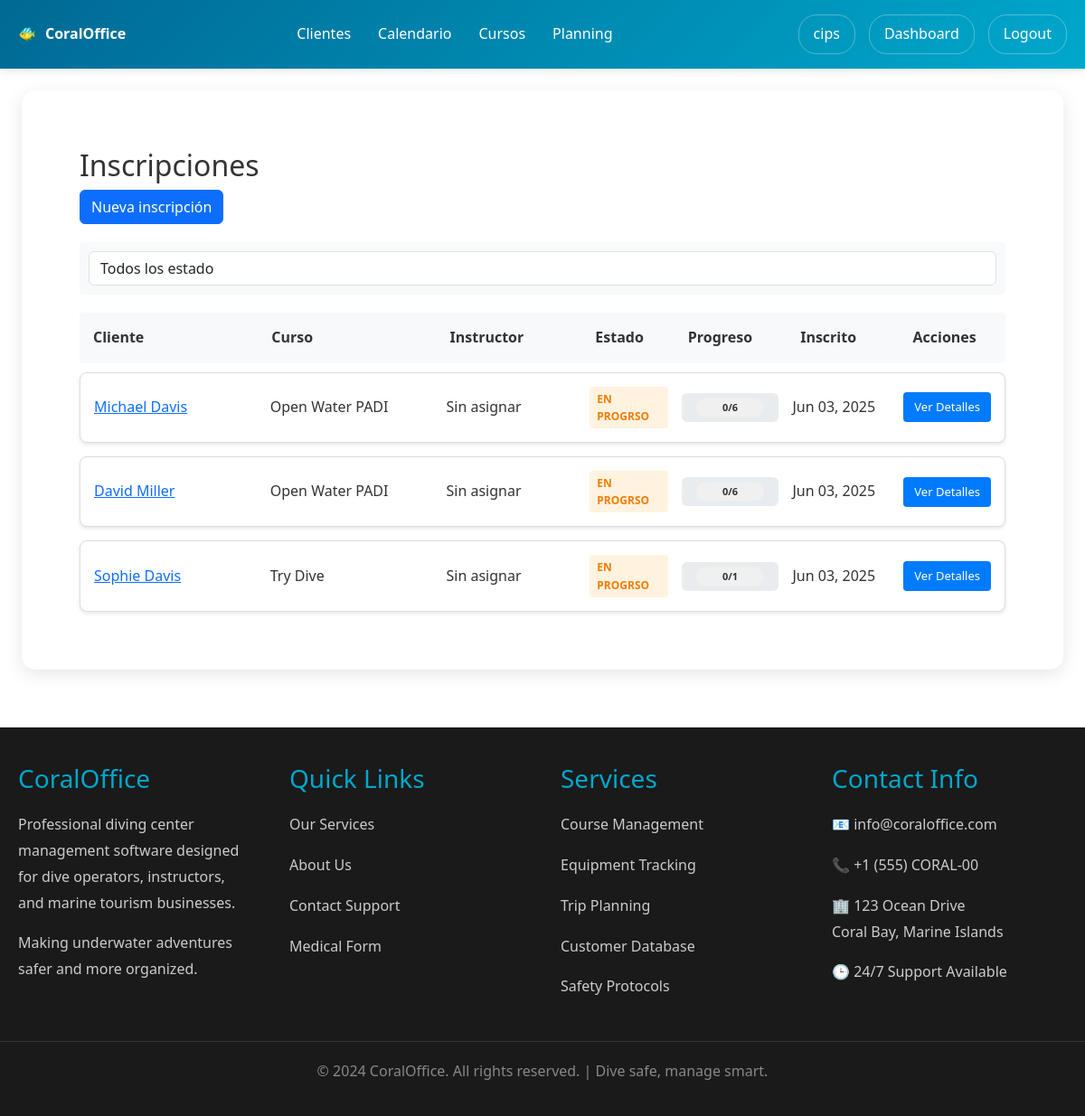
The page /users/course-enrollments/ (signed in) on the database as committed earlier.
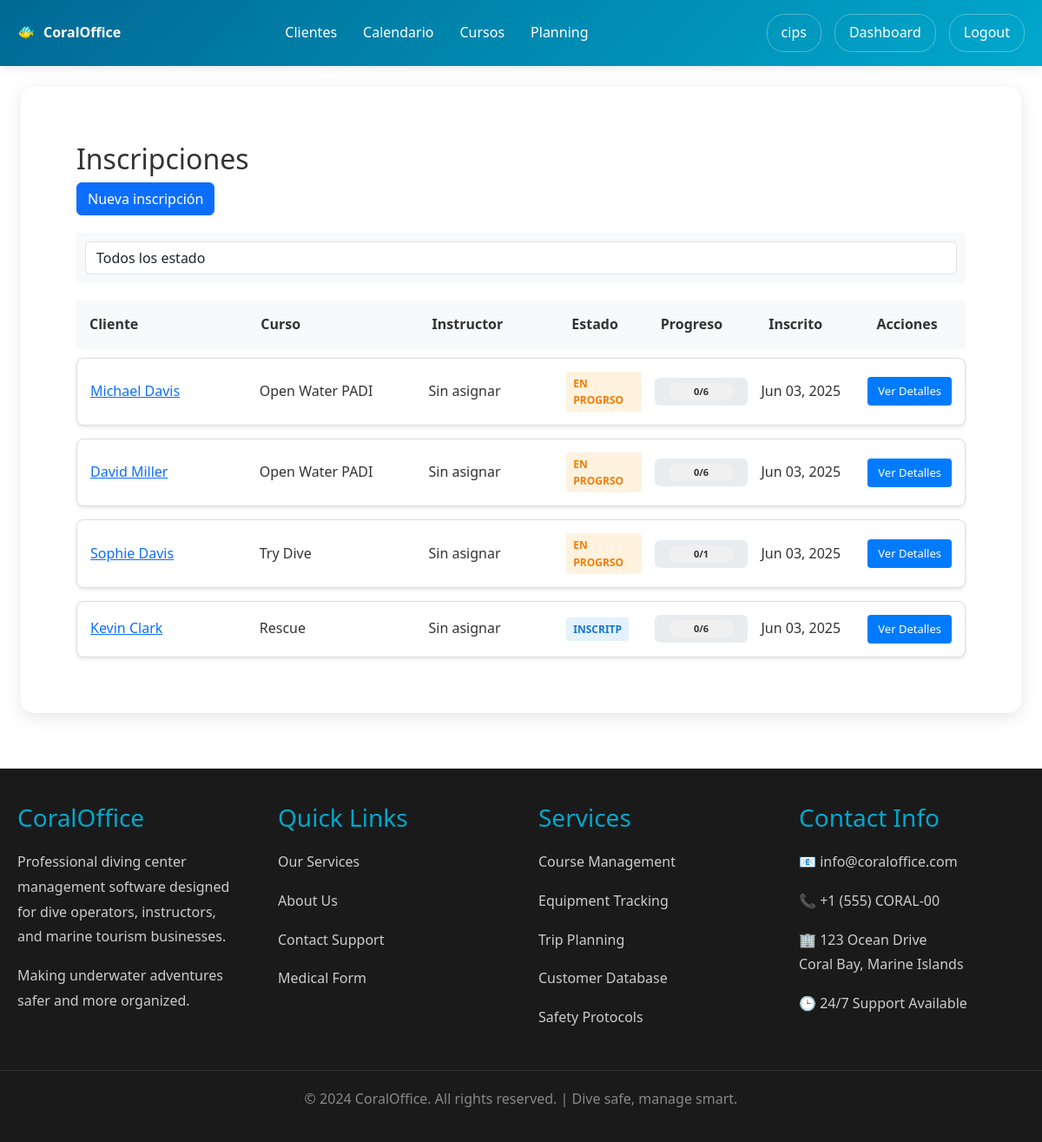
The same page on the database as committed later.
### users/models.py (models this page shows, shortened)
class CourseEnrollment(models.Model):
    STATUS_CHOICES = [
        ('ENROLLED', 'Inscritp'),
        ('IN_PROGRESS', 'En progrso'),
        ('COMPLETED', 'Completado'),
        ('CANCELLED', 'Cancelado'),
        ('ON_HOLD', 'En espera'),
    ]
    customer = models.ForeignKey(Customer, on_delete=models.CASCADE, related_name='course_enrollments')
    course = models.ForeignKey(Course, on_delete=models.CASCADE, related_name='enrollments')
    primary_instructor = models.ForeignKey(Staff, on_delete=models.SET_NULL, null=True, blank=True, related_name='primary_course_enrollments', help_text="Main instructor responsible for this course")
    status = models.CharField(max_length=20, choices=STATUS_CHOICES, default='ENROLLED')
    enrollment_date = models.DateField(auto_now_add=True)
    start_date = models.DateField(null=True, blank=True, help_text="Date of first lesson")
    completion_date = models.DateField(null=True, blank=True)
    certificate_number = models.CharField(max_length=100, blank=True)
    notes = models.TextField(blank=True)
    price_paid = models.DecimalField(max_digits=10, decimal_places=2, default=0.00)
    is_paid = models.BooleanField(default=False)
    created_at = models.DateTimeField(auto_now_add=True)
    class Meta:
        unique_together = ['customer', 'course']
        ordering = ['-enrollment_date']
    def get_progress_percentage(self):
        total_sessions = self.course_sessions.count()
        completed_sessions = self.course_sessions.filter(status='COMPLETED').count()
        if total_sessions == 0:
            return 0
        return round((completed_sessions / total_sessions) * 100)
    def get_completed_lessons(self):
        return self.course_sessions.filter(status='COMPLETED').count()
    def get_completed_dives(self):
        return self.get_completed_lessons()

class Customer(models.Model):
    DIVING_LEVEL_CHOICES = [
        ('NONE', 'NO'),
        ('BEGINNER', 'SCUBA'),
        ('OPEN_WATER', 'OWD.'),
        ('ADVANCED_OPEN_WATER', 'ADV.'),
        ('RESCUE_DIVER', 'RESC.'),
        ('DIVEMASTER', 'DM.'),
        ('INSTRUCTOR', 'INST.'),
    ]
    LANGUAGE_CHOICES = [
        ('EN', 'English'),
        ('ES', 'Spanish'),
        ('FR', 'French'),
        ('CAT', 'Catalan'),
        ('OTHER', 'Other'),
    ]
    COUNTRY_CHOICES = [
        ('US', 'United States'),
        ('CA', 'Canada'),
        ('GB', 'United Kingdom'),
        ('FR', 'France'),
        ('DE', 'Germany'),
        ('IT', 'Italy'),
        ('ES', 'Spain'),
        ('PT', 'Portugal'),
        ('NL', 'Netherlands'),
        ('BE', 'Belgium'),
        ('CH', 'Switzerland'),
        ('AT', 'Austria'),
        ('SE', 'Sweden'),
        ('NO', 'Norway'),
        ('DK', 'Denmark'),
        ('FI', 'Finland'),
        ('IN', 'India'),
        ('OTHER', 'Other'),
    ]
    diving_center = models.ForeignKey(User, on_delete=models.CASCADE, related_name='customers')
    first_name = models.CharField(max_length=50)
    last_name = models.CharField(max_length=50)
    email = models.EmailField()
    phone_number = models.CharField(max_length=20)
    country = models.CharField(max_length=10, choices=COUNTRY_CHOICES, default='OTHER')
    language = models.CharField(max_length=10, choices=LANGUAGE_CHOICES, default='EN')
    birthday = models.DateField(null=True, blank=True)
    certification_level = models.CharField(max_length=50, choices=DIVING_LEVEL_CHOICES, default='NONE')
    emergency_contact = models.CharField(max_length=100, blank=True)
    medical_conditions = models.TextField(blank=True)
    weight = models.FloatField(null=True, blank=True, help_text="Weight in kg")
    height = models.FloatField(null=True, blank=True, help_text="Height in cm")
    foot_size = models.FloatField(null=True, blank=True, help_text="Foot size (EU)")
    default_tank_size = models.CharField(max_length=10, choices=[
        ('10L', '10 Liters'),
        ('12L', '12 Liters'),
        ('15L', '15 Liters'),
        ('18L', '18 Liters'),
    ], default='12L', help_text="Default tank size for this customer")
    profile_picture = models.ImageField(upload_to='customer_profiles/', null=True, blank=True)
    diving_licence = models.FileField(upload_to='customer_documents/licences/', null=True, blank=True)
    diving_insurance = models.FileField(upload_to='customer_documents/insurance/', null=True, blank=True)
    medical_check = models.FileField(upload_to='customer_documents/medical/', null=True, blank=True)
    created_at = models.DateTimeField(auto_now_add=True)
    def get_full_name(self):
        return f"{self.first_name} {self.last_name}"

class Course(models.Model):
    COURSE_TYPE_CHOICES = [
        ('OPEN_WATER', 'Open Water Diver'),
        ('ADVANCED_OPEN_WATER', 'Advanced Open Water'),
        ('RESCUE_DIVER', 'Rescue Diver'),
        ('DIVEMASTER', 'Divemaster'),
        ('NITROX', 'Nitrox Specialty'),
        ('DEEP', 'Deep Diver Specialty'),
        ('WRECK', 'Wreck Diver Specialty'),
        ('NIGHT', 'Night Diver Specialty'),
        ('NAVIGATION', 'Underwater Navigation'),
        ('PHOTOGRAPHY', 'Underwater Photography'),
        ('SINGLE_DIVE', 'Inmersión Simple'),
        ('DOUBLE_DIVE', 'Inmersión Doble'),
        ('TRY_DIVE', 'Bautizo'),
        ('SCUBA_DIVER', 'Scuba Diver'),
        ('DIVING_LESSON', 'Clase de Buceo'),
        ('REFRESH', 'Refresh'),
        ('CUSTOM', 'Custom Course'),
    ]
    diving_center = models.ForeignKey(User, on_delete=models.CASCADE, related_name='courses')
    name = models.CharField(max_length=100)
    course_type = models.CharField(max_length=30, choices=COURSE_TYPE_CHOICES, default='CUSTOM')
    description = models.TextField(blank=True)
    total_dives = models.IntegerField(default=1, help_text="Total number of dives in this course")
    duration_days = models.IntegerField(default=1, help_text="Estimated duration in days")
    price = models.DecimalField(max_digits=10, decimal_places=2, default=0.00)
    prerequisites = models.TextField(blank=True, help_text="Required certifications or prerequisites")
    is_active = models.BooleanField(default=True)
    just_one_dive = models.BooleanField(default=False, help_text="Check if this course/activity is for a single dive only")
    includes_material = models.BooleanField(default=True, help_text="Material is included in the course price")
    includes_instructor = models.BooleanField(default=True, help_text="Instructor is included in the course price")
    includes_insurance = models.BooleanField(default=True, help_text="Insurance is included in the course price")
    created_at = models.DateTimeField(auto_now_add=True)
    class Meta:
        ordering = ['name']

### users/views.py (the view)
# urls.py: path('course-enrollments/', views.course_enrollments, name='course_enrollments'),
@login_required
def course_enrollments(request):
    if not request.user.userprofile.is_diving_center:
        messages.error(request, 'Access denied.')
        return redirect('users:profile')
    enrollments = CourseEnrollment.objects.filter(
        course__diving_center=request.user
    ).select_related('customer', 'course', 'primary_instructor').order_by('-enrollment_date')
    status_filter = request.GET.get('status')
    if status_filter:
        enrollments = enrollments.filter(status=status_filter)
    return render(request, 'users/course_enrollments.html', {
        'enrollments': enrollments,
        'status_filter': status_filter,
        'status_choices': CourseEnrollment.STATUS_CHOICES
    })

### users/templates/users/course_enrollments.html (shortened to what this page needs)
{% extends 'users/base.html' %}
{% block users_content %}
<div class="p-3">
    <h2>Inscripciones</h2>
    <div style="margin-bottom: 20px;">
        <a href="{% url 'users:enroll_customer_general' %}" class="btn btn-primary">Nueva inscripción</a>
    </div>
    <div class="filter-bar">
        <form method="get" style="display: inline;">
            <select name="status" onchange="this.form.submit()" class="form-control">
                <option value="">Todos los estado</option>
            </select>
        </form>
    </div>
    {% if enrollments %}
        <div class="enrollments-header">
            <div class="header-item">Cliente</div>
            <div class="header-item">Curso</div>
            <div class="header-item">Instructor</div>
            <div class="header-item">Estado</div>
            <div class="header-item">Progreso</div>
            <div class="header-item">Inscrito</div>
            <div class="header-item">Acciones</div>
        </div>
        <div class="enrollments-container">
            {% for enrollment in enrollments %}
                <div class="enrollment-card">
                    <div class="enrollment-item customer">
                        <a href="{% url 'users:customer_courses' enrollment.customer.id %}">
                            {{ enrollment.customer.get_full_name }}
                        </a>
                    </div>
                    <div class="enrollment-item course">
                        {{ enrollment.course.name }}
                    </div>
                    <div class="enrollment-item instructor">
                        {{ enrollment.instructor.get_full_name|default:"Sin asignar" }}
                    </div>
                    <div class="enrollment-item status">
                        <span class="status-badge status-{{ enrollment.status|lower }}">
                            {{ enrollment.get_status_display }}
                        </span>
                    </div>
                    <div class="enrollment-item progress p-3">
                        <div class="progress-bar">
                            <span class="progress-text">{{ enrollment.get_completed_dives }}/{{ enrollment.course.total_dives }}</span>
                        </div>
                    </div>
                    <div class="enrollment-item date">
                        {{ enrollment.enrollment_date|date:"M d, Y" }}
                    </div>
                    <div class="enrollment-item actions">
                        <a href="{% url 'users:enrollment_detail' enrollment.id %}" class="btn-small">Ver Detalles</a>
                    </div>
                </div>
            {% endfor %}
        </div>
    {% else %}
        <p>No enrollments found. <a href="{% url 'users:enroll_customer_general' %}">Inscribe un usuario</a> para empezar.</p>
    {% endif %}
</div>
{% endblock %}

Rows that differ between the two databases and show on the page:
added CourseEnrollment: customer.get_full_name "Kevin Clark", course.name "Rescue", instructor.get_full_name "Sin asignar", status "INSCRITP", get_completed_dives "0", course.total_dives "6", enrollment_date "Jun 03, 2025"
